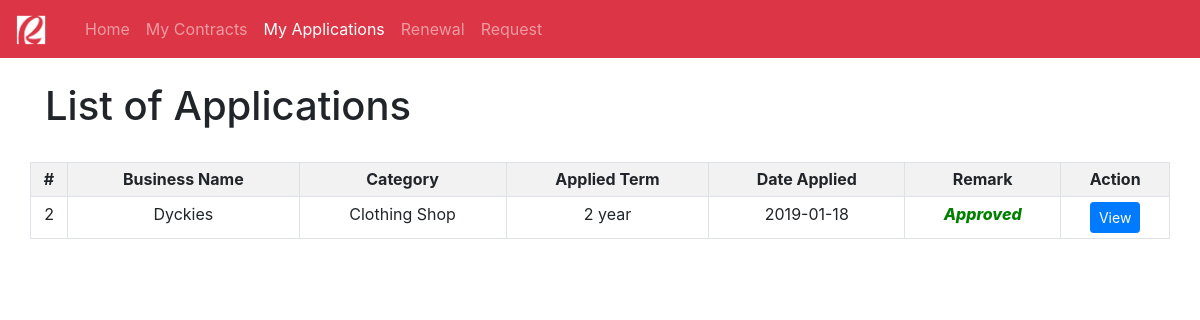
Page /client-application.php?client_id=2 on the earlier database version.
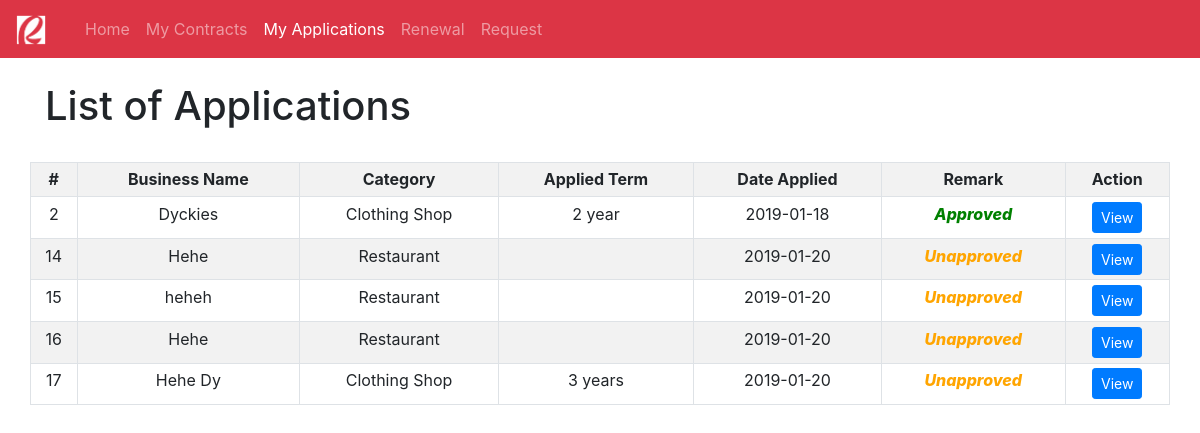
Same page on the later database version.
### tables this page shows
CREATE TABLE `applied_stall` (
  `app_id` int(11) NOT NULL,
  `client_id` int(11) NOT NULL,
  `category_id` int(11) NOT NULL,
  `business_name` varchar(128) DEFAULT NULL,
  `date_applied` datetime DEFAULT CURRENT_TIMESTAMP,
  `date_approved` datetime DEFAULT NULL,
  `application_status` varchar(32) DEFAULT 'Unapproved',
  `applied_term` varchar(32) NOT NULL
);

CREATE TABLE `business_classification` (
  `category_id` int(11) NOT NULL,
  `category_name` varchar(64) NOT NULL
);

### client-application.php (the view, shortened to what this page needs)
<!DOCTYPE html>
<html lang="en">
<head>
    <link rel="stylesheet" href="bootstrap-4.2.1-dist/css/bootstrap.min.css">
    <nav class="navbar navbar-expand-lg navbar-dark bg-danger">
        <a class="navbar-brand" href="index.php">
            <img src="img/rob.png" width="30" height="30" alt="">
        </a>
        <div class="container">
            <div class="collapse navbar-collapse" id="navbarNav">
                <ul class="navbar-nav">
                    <li class="nav-item ">
                        <a class="nav-link" href="old-user.php?client_id=<?php echo $_GET['client_id'];?>">Home</a>
                    </li>
                    <li class="nav-item ">
                        <a class="nav-link" href="client-contracts.php?client_id=<?php echo $_GET['client_id'];?>">My Contracts</a>
                    </li>
                    <li class="nav-item active">
                        <a class="nav-link" href="client-application.php?client_id=<?php echo $_GET['client_id'];?>">My Applications</a>
                    </li>
                    <li class="nav-item">
                        <a class="nav-link" href="client-renewal.php?client_id=<?php echo $_GET['client_id'];?>">Renewal</a>
                    </li>
                    <li class="nav-item">
                        <a class="nav-link" href="client-application-request.php?client_id=<?php echo $_GET['client_id'];?>">Request</a>
                    </li>
                </ul>
            </div>
        </div>
    </nav>
</head>
<body>
    <div class="container">
        <br><h1>List of Applications</h1><br>
        <div class="row">
            <table class="table table-sm table-bordered table-striped">
                <tr align="center">
                    <th>#</th>
                    <th>Business Name</th>
                    <th>Category</th>
                    <th>Applied Term</th>
                    <th>Date Applied</th>
                    <th>Remark</th>
                    <th>Action</th>
                </tr>
                <?php
                    require_once "api/config.php";
                    $client_id = $_GET['client_id'];
                    $sql_applied_stall = "SELECT * FROM applied_stall ap
                    INNER JOIN business_classification bc ON ap.category_id = bc.category_id WHERE client_id = $client_id";
                    $result_applied_stall = mysqli_query($link, $sql_applied_stall);
                    if(mysqli_num_rows($result_applied_stall) > 0 ){
                        while($row_applied_stall = mysqli_fetch_assoc($result_applied_stall)){
                            echo "<tr align='center'>";
                                $app_id = $row_applied_stall['app_id'];
                                echo "<td>" . $row_applied_stall['app_id'] . "</td>";
                                echo "<td>" . $row_applied_stall['business_name'] . "</td>";
                                echo "<td>" . $row_applied_stall['category_name'] . "</td>";
                                echo "<td>" . $row_applied_stall['applied_term'] . "</td>";
                                $old_date_applied = strtotime($row_applied_stall['date_applied']);
                                $new_date_applied = date('Y-m-d', $old_date_applied);
                                echo "<td>" . $new_date_applied . "</td>";
                                    if($row_applied_stall['application_status'] == 'Approved'){
                                        echo "<td style='color: green; font-style: italic; font-weight: 800;'>" . $row_applied_stall['application_status'] . "</td>";
                                    }elseif($row_applied_stall['application_status'] == 'Unapproved'){
                                        echo "<td style='color: orange; font-style: italic; font-weight: 800;'>" . $row_applied_stall['application_status'] . "</td>";
                                    }elseif($row_applied_stall['application_status'] == 'Disapproved'){
                                        echo "<td style='color: red; font-style: italic; font-weight: 800;'>" . $row_applied_stall['application_status'] . "</td>";
                                    }
                                echo "<td>";
                                    echo "<a href='client-view-application-details.php?app_id=$app_id&client_id=$client_id' class='btn btn-primary btn-sm'>View</a>";
                                echo "</td>";
                            echo "</tr>";
                        }
                    }
                ?>
            </table>
        </div>
    </div>
</body>
</html>

Differences in the rows shown:
added applied_stall: app_id "14", business_name "Hehe", category.category_name "Restaurant", date_applied "2019-01-20", application_status "Unapproved"
added applied_stall: app_id "15", business_name "heheh", category.category_name "Restaurant", date_applied "2019-01-20", application_status "Unapproved"
added applied_stall: app_id "16", business_name "Hehe", category.category_name "Restaurant", date_applied "2019-01-20", application_status "Unapproved"
added applied_stall: app_id "17", business_name "Hehe Dy", category.category_name "Clothing Shop", applied_term "3 years", date_applied "2019-01-20", application_status "Unapproved"
